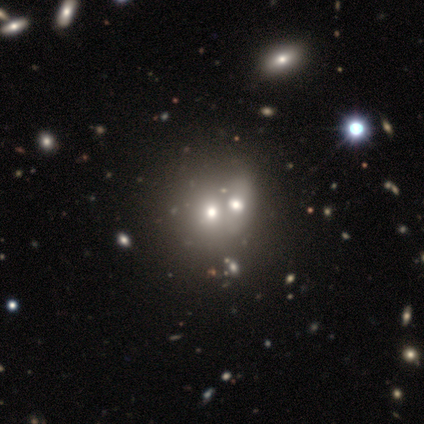
#> input picture J000000.80+004200.0.png, 424 x 424 px
$ python Testing_noise_adding.py
#> lines starting #> are read from the running program, lines starting #| are printed output that depends on the picture
### redshifting.py
import sys
import numpy as np
from scipy.ndimage import convolve
from scipy.interpolate import interpn
import astropy.convolution as conv
from astropy.cosmology import FlatLambdaCDM
import astropy.units as u
from matplotlib import pyplot as plt
from PIL import Image
from numpy import asarray

cosmo = FlatLambdaCDM(H0=70 * u.km / u.s / u.Mpc, Tcmb0=2.725 * u.K, Om0=0.3)
Im = Image.open("J000000.80+004200.0.png")
#> Im is the input picture: PIL image 424x424 RGB; mean R, G, B 28.1, 25.9, 24.8
numpy_data = asarray(Im)

def print_hello():
    return 'world'

def main():
    scale = process('input') #defines the name of the input image file
    process('target', scale) #defines the name of the target image file and gives a scaling factor


# [155 lines left out: functions process, observe_gals, add_noise, test_plot, convolve_psf, rebinning and 3 more, not called in this run]


# [2 lines that do not run on import are left out]

### Testing_noise_adding.py
import sys
import numpy as np
from scipy.ndimage import convolve
from scipy.interpolate import interpn
import astropy.convolution as conv
from astropy.cosmology import FlatLambdaCDM
import astropy.units as u
from matplotlib import pyplot as plt
from PIL import Image
from numpy import asarray
import redshifting

if __name__ == '__main__':

    print('\n')

    cosmo = FlatLambdaCDM(H0=70 * u.km / u.s / u.Mpc, Tcmb0=2.725 * u.K, Om0=0.3)
    input_redshifts = 0.1
    output_redshifts = 0.2

    Im = Image.open("J000000.80+004200.0.png")
    galaxy_Im = asarray(Im)

    d_i = (cosmo.luminosity_distance(input_redshifts))
    d_o = (cosmo.luminosity_distance(output_redshifts))
    scale_factors = (d_i / (1 + input_redshifts)**2) / (d_o / (1 + output_redshifts)**2)


    print('Initial values:', galaxy_Im[0][0])
#| Initial values: [23 17 24]

    for x in [0.01,  0.1]:

        galaxy_Im = np.multiply(galaxy_Im, scale_factors*x) #Some may reach values > 255, we need to account for this.
        galaxy_Im = np.add(galaxy_Im, np.sqrt(galaxy_Im)*x)

        #print('Corrected values and shape:', galaxy_Im.shape, galaxy_Im[0][0])

        noisy_pic = Image.fromarray(((galaxy_Im)* 255).astype(np.uint8))

        noisy_pic.save(f'factor_{x}_noisy_pic.png')
#> this loop made 2 passes
#> pass 1, `noisy_pic = Image.fromarray(((galaxy_Im)* 255).astype(np.uint8))`:
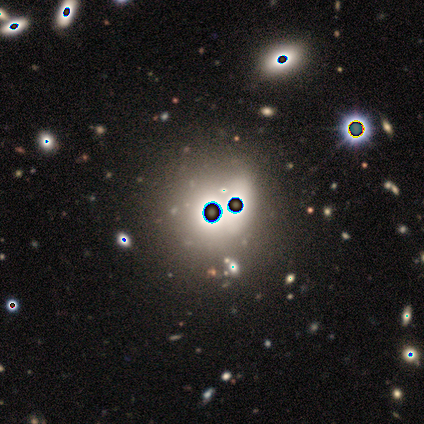
#> noisy_pic: PIL image 424x424 RGB; mean R, G, B 39.1, 36.3, 34.8
#> after the loop:
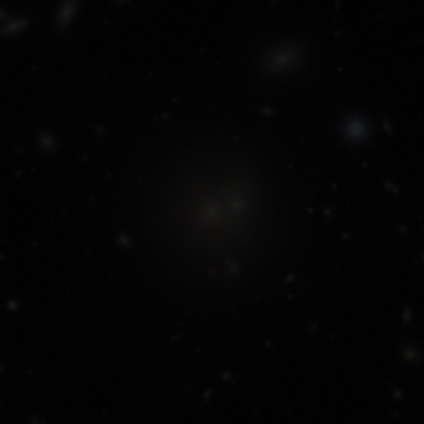
#> noisy_pic: PIL image 424x424 RGB; mean R, G, B 4, 3.8, 3.6


    #print('\n')

$ run again, with FITS_data_image.png copied over J000000.80+004200.0.png
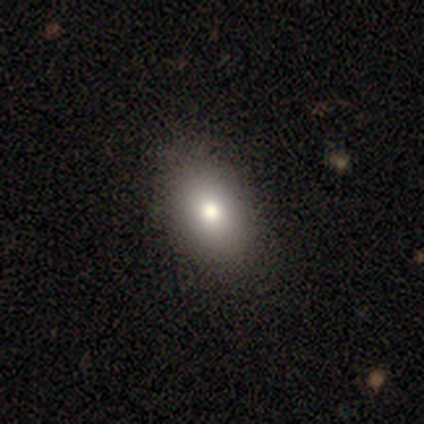
#> input picture FITS_data_image.png, 424 x 424 px
#> Im is the input picture: PIL image 424x424 RGB; mean R, G, B 27.4, 25.2, 24.2
#| Initial values: [ 5 24 26]
#> the loop `for x in [0.01,  0.1]: ` made 2 passes
#> pass 1, `noisy_pic = Image.fromarray(((galaxy_Im)* 255).astype(np.uint8))`:
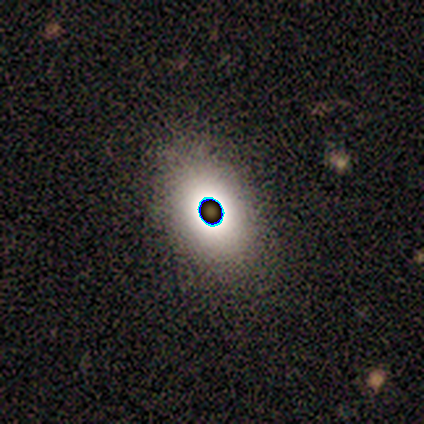
#> noisy_pic: PIL image 424x424 RGB; mean R, G, B 38.6, 35.7, 34.4
